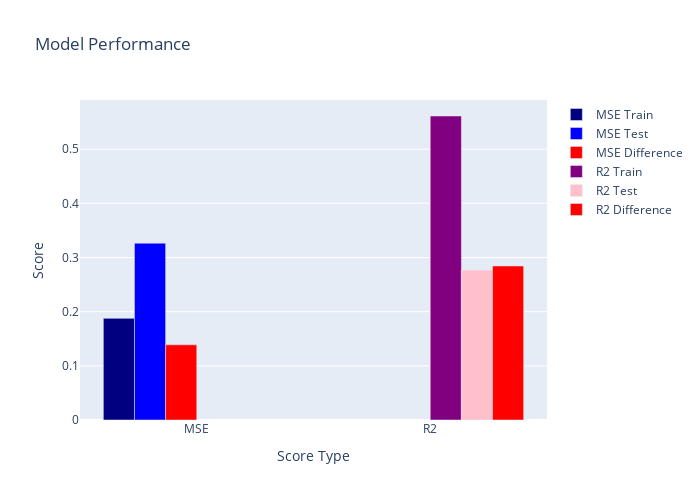

Notebook cell for this chart:
### Code cell
# Create an XGBoost model

import xgboost as xgb

model = xgb.XGBRegressor(subsample= 0.8,
                         reg_lambda= 0.1,
                         reg_alpha= 0.1,
                         n_estimators=500,
                         min_child_weight=1,
                         max_depth= 4,
                         learning_rate= 0.01,
                         gamma =0.1,
                         colsample_bytree= 0.8)

# Train the model
model.fit(df_x_select, df_y)

# Get the training MSE, R2 score, Testing MSE, and R2 score
mse_train = mean_squared_error(df_y, model.predict(df_x_select))
r2_train = r2_score(df_y, model.predict(df_x_select))
mse_test = mean_squared_error(df_test_y, model.predict(df_test_x_select))
r2_test = r2_score(df_test_y, model.predict(df_test_x_select))

# Print the training MSE and R2 score
print('Training MSE: ', mse_train)
print('Training R2: ', r2_train)

# Print the testing MSE and R2 score
print('Testing MSE: ', mse_test)
print('Testing R2: ', r2_test)

# Display the scores
plot_scores(mse_train, r2_train, mse_test, r2_test)

# Save the model
pickle.dump(model, open('models/regression/xgb.pkl', 'wb'))

### Figure 1 — Plotly figure (JSON) as saved in the notebook; plotly's stock layout.template omitted (floating-point values rounded to 4 significant figures)
{"data": [{"marker": {"color": "navy"}, "name": "MSE Train", "type": "bar", "x": ["MSE"], "y": [0.1877]}, {"marker": {"color": "blue"}, "name": "MSE Test", "type": "bar", "x": ["MSE"], "y": [0.3264]}, {"marker": {"color": "red"}, "name": "MSE Difference", "type": "bar", "x": ["MSE"], "y": [0.1388]}, {"marker": {"color": "purple"}, "name": "R2 Train", "type": "bar", "x": ["R2"], "y": [0.5612]}, {"marker": {"color": "pink"}, "name": "R2 Test", "type": "bar", "x": ["R2"], "y": [0.2769]}, {"marker": {"color": "red"}, "name": "R2 Difference", "type": "bar", "x": ["R2"], "y": [0.2843]}], "layout": {"height": 500, "title": {"text": "Model Performance"}, "width": 700, "xaxis": {"title": {"text": "Score Type"}}, "yaxis": {"title": {"text": "Score"}}}}
